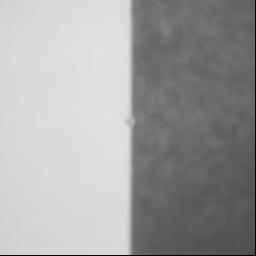
%> input picture Lab3/Matlab/HalfHolga.jpg, 256 x 256 px
$ octave Lab3.m   (GNU Octave 9; MATLAB toolbox functions it lacks are replaced by stand-ins)
%> lines starting %> are read from the running program, lines starting %| are printed output that depends on the picture
%% TNM087 - Labb 3
% Operations in the Fourier domain
% Christoffer Engelbrektsson & Johan Nordin
% MT3


%% Part 1: Comparison of different optical systems

%% A
% Gjorde dem till 3D
pictures(:,:,1) = rgb2gray(im2double(imread('HalfHolga.jpg')));
%> pictures: size 256x256 double; min 0, max 0.878, mean 0.632
pictures(:,:,2) = rgb2gray(im2double(imread('HalfCanon.jpg')));
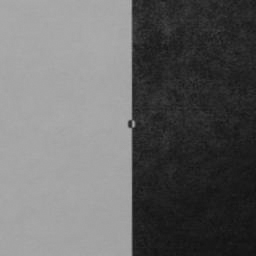
%> input picture Lab3/Matlab/HalfCanon.jpg, 256 x 256 px
pictures(:,:,3) = rgb2gray(im2double(imread('HalfSony.jpg')));
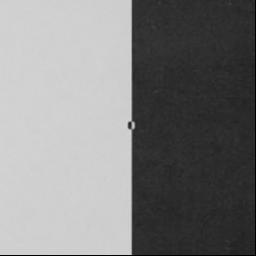
%> input picture Lab3/Matlab/HalfSony.jpg, 256 x 256 px
%> pictures: size 256x256x3 double
pictures(:,:,4) = rgb2gray(im2double(imread('HalfScanner.jpg')));
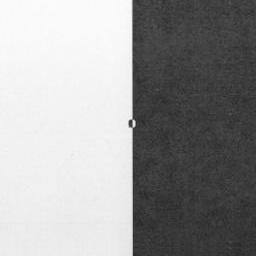
%> input picture Lab3/Matlab/HalfScanner.jpg, 256 x 256 px
%> pictures: size 256x256x4 double

% Normalize the images
pictures(:,:,1) = pictures(:,:,1)/ max(max(pictures(:,:,1)));
pictures(:,:,2) = pictures(:,:,2)/ max(max(pictures(:,:,2)));
pictures(:,:,3) = pictures(:,:,3)/ max(max(pictures(:,:,3)));
pictures(:,:,4) = pictures(:,:,4)/ max(max(pictures(:,:,4)));


%% B

EdgeHolga = pictures(1:51,:,1);
EdgeCanon = pictures(1:51,:,2);
EdgeScanner = pictures(1:51,:,3);
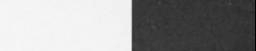
%> EdgeScanner: size 51x256 double; min 0, max 0.968, mean 0.596
EdgeSony =  pictures(1:51,:,4);


%% B-plot

figure;
subplot(1,4,1);
imshow(EdgeHolga);
subplot(1,4,2);
imshow(EdgeCanon);
subplot(1,4,3);
imshow(EdgeScanner);
subplot(1,4,4);
imshow(EdgeSony);

%% C

% sum
SumEdgeHolga = sum(EdgeHolga, 1);
%> SumEdgeHolga = 256 values, max 50.52 at index 105, min 0.129 at index 256, mean 37.58
SumEdgeCanon = sum(EdgeCanon, 1);
%> SumEdgeCanon = 256 values, max 49.53 at index 90, min 10.62 at index 254, mean 31.3
SumEdgeScanner = sum(EdgeScanner, 1);
%> SumEdgeScanner = 256 values, max 49.06 at index 18, min 0.166 at index 256, mean 30.42
SumEdgeSony = sum(EdgeSony, 1);
%> SumEdgeSony = 256 values, max 50.52 at index 9, min 12.36 at index 247, mean 32.42

% Anvands for att inte ligga till nya rader
Dimension = [0 1];

%
SumEdgeHolgaZeroPad = padarray(SumEdgeHolga,12*Dimension,0);
%> SumEdgeHolgaZeroPad = 280 values, max 50.52 at index 117, min 0 at index 1, mean 34.36
SumEdgeCanonZeroPad = padarray(SumEdgeCanon,12*Dimension,0);
%> SumEdgeCanonZeroPad = 280 values, max 49.53 at index 102, min 0 at index 1, mean 28.61
SumEdgeScannerZeroPad = padarray(SumEdgeScanner,12*Dimension,0);
%> SumEdgeScannerZeroPad = 280 values, max 49.06 at index 30, min 0 at index 1, mean 27.81
SumEdgeSonyZeroPad = padarray(SumEdgeSony,12*Dimension,0);
%> SumEdgeSonyZeroPad = 280 values, max 50.52 at index 21, min 0 at index 1, mean 29.64


%% D

% FFT
FFT1EdgeHolga = fftshift(fft(SumEdgeHolgaZeroPad));
FFT1EdgeCanon = fftshift(fft(SumEdgeCanonZeroPad));
FFT1EdgeScanner = fftshift(fft(SumEdgeScannerZeroPad));
FFT1EdgeSony = fftshift(fft(SumEdgeSonyZeroPad));


%% D-plot

figure;
subplot(1,3,1);
plot(abs(FFT1EdgeHolga));
legend('Abs')
subplot(1,3,2);
plot(real(FFT1EdgeHolga));
legend('Real')
title('FFT1EdgeHolga')
subplot(1,3,3);
plot(imag(FFT1EdgeHolga));
legend('Imag')
%> figure, not shown here; panel 1: curve peaks at x = 141, y = 9621.7; panel 3: curve peaks at x = 140, y = 2210.1

figure;
subplot(1,3,1);
plot(abs(FFT1EdgeCanon));
legend('Abs')
subplot(1,3,2);
plot(real(FFT1EdgeCanon));
legend('Real')
title('FFT1EdgeCanon')
subplot(1,3,3);
plot(imag(FFT1EdgeCanon));
legend('Imag')
%> figure, not shown here; panel 1: curve peaks at x = 141, y = 8011.7; panel 3: curve peaks at x = 140, y = 3229.9

figure;
subplot(1,3,1);
plot(abs(FFT1EdgeScanner));
legend('Abs')
subplot(1,3,2);
plot(real(FFT1EdgeScanner));
legend('Real')
title('FFT1EdgeScanner')
subplot(1,3,3);
plot(imag(FFT1EdgeScanner));
legend('Imag')
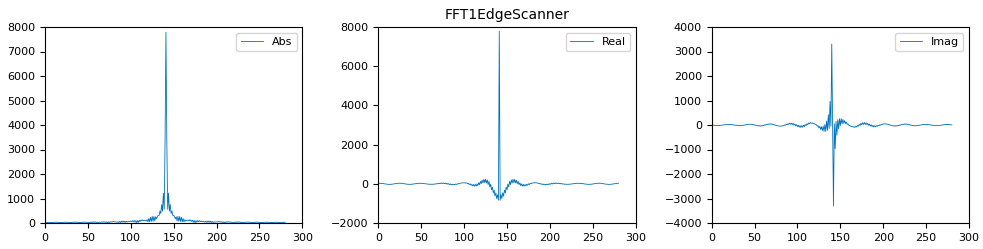
%> figure redrawn from the program's plot data, 3 panels; panel 1: curve peaks at x = 141, y = 7786.5; panel 3: curve peaks at x = 140, y = 3305.9

figure;
subplot(1,3,1);
plot(abs(FFT1EdgeSony));
legend('Abs')
subplot(1,3,2);
plot(real(FFT1EdgeSony));
legend('Real')
title('FFT1EdgeSony')
subplot(1,3,3);
plot(imag(FFT1EdgeSony));
legend('Imag')
%> figure, not shown here; panel 1: curve peaks at x = 141, y = 8298.4; panel 3: curve peaks at x = 140, y = 3260.6


%% E

% DC komponenten ar impulsen som sker vid frekvensen 0


%% F

% Varfor ar detta anvandbart?

% Lade till abs
NFFT1EdgeHolga = abs(FFT1EdgeHolga)/max(abs(FFT1EdgeHolga));
%> NFFT1EdgeHolga = 280 values, max 1 at index 141, min 0.00139 at index 7, mean 0.0139
NFFT1EdgeCanon = abs(FFT1EdgeCanon)/max(abs(FFT1EdgeCanon));
%> NFFT1EdgeCanon = 280 values, max 1 at index 141, min 0.00197 at index 71, mean 0.0167
NFFT1EdgeScanner = abs(FFT1EdgeScanner)/max(abs(FFT1EdgeScanner));
%> NFFT1EdgeScanner = 280 values, max 1 at index 141, min 0.0012 at index 107, mean 0.0172
NFFT1EdgeSony = abs(FFT1EdgeSony)/max(abs(FFT1EdgeSony));
%> NFFT1EdgeSony = 280 values, max 1 at index 141, min 0.00117 at index 105, mean 0.0167


%% G

% Viktfunktion
a =linspace(1,0,140);
b =linspace(0,1,141);
w = cat(2,a,b(2:141));

% Multiplicerar viktfunktionen med absolutbeloppet av skiftade
% fouriertransformen

% Tog bort abs f?r det finns tidigare nu
weightHolga = NFFT1EdgeHolga.*w;
%> weightHolga = 280 values, max 0.00714 at index 141, min 0 at index 140, mean 0.00203
weightCanon = NFFT1EdgeCanon.*w;
%> weightCanon = 280 values, max 0.00714 at index 141, min 0 at index 140, mean 0.00244
weightScanner = NFFT1EdgeScanner.*w;
%> weightScanner = 280 values, max 0.00714 at index 141, min 0 at index 140, mean 0.00254
weightSony = NFFT1EdgeSony.*w;
%> weightSony = 280 values, max 0.00714 at index 141, min 0 at index 140, mean 0.00245

disp('Sharpness of Holga:')
sum(weightHolga)
%> ans = 0.567
disp('Sharpness of Canon:')
sum(weightCanon)
%> ans = 0.682
disp('Sharpness of Scanner:')
sum(weightScanner)
%> ans = 0.711
disp('Sharpness of Sony:')
sum(weightSony)
%> ans = 0.686


%% H

% Adds padding aound the image
EdgeHolga2      = padarray(pictures(:,:,1),[128 128],0,'both');
EdgeCanon2      = padarray(pictures(:,:,2),[128 128],0,'both');
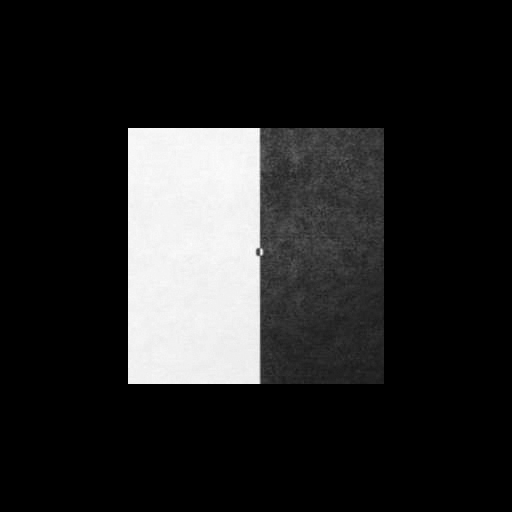
%> EdgeCanon2: size 512x512 double; min 0, max 1, mean 0.148
EdgeScanner2    = padarray(pictures(:,:,3),[128 128],0,'both');
EdgeSony2       = padarray(pictures(:,:,4),[128 128],0,'both');

% Compute fourier transform and shift
FFTEdgeHolga2 = abs(fftshift(fft2(EdgeHolga2)));
FFTEdgeCanon2 = abs(fftshift(fft2(EdgeCanon2)));
FFTEdgeScanner2 = abs(fftshift(fft2(EdgeScanner2)));
FFTEdgeSony2 = abs(fftshift(fft2(EdgeSony2)));


%% I

HolgaDC = FFTEdgeHolga2/FFTEdgeHolga2(257,257);
CanonDC = FFTEdgeCanon2/FFTEdgeCanon2(257,257);
ScannerDC = FFTEdgeScanner2/FFTEdgeScanner2(257,257);
SonyDC = FFTEdgeSony2/FFTEdgeSony2(257,257);


%% J

plot(HolgaDC(257,:));
%> figure, not shown here; panel 1: curve peaks at x = 141, y = 8298.4; panel 3: curve peaks at x = 257, y = 1
figure;
plot(CanonDC(257,:));
%> figure, not shown here; curve peaks at x = 257, y = 1
figure;
plot(ScannerDC(257,:));
%> figure, not shown here; curve peaks at x = 257, y = 1
figure;
plot(SonyDC(257,:));
%> figure, not shown here; curve peaks at x = 257, y = 1

%% K

N = 512;
[X,Y] = meshgrid((1:N));
[T,R] = cart2pol(X-N/2,Y-N/2);

SR = R ./ R(512/2-1,1);

QR = round((SR*100));

average_Holga = zeros(100,1);
average_Canon = zeros(100,1);
average_Scanner = zeros(100,1);
average_Sony = zeros(100,1);


for m=1:100
    % Create logical matrix Maskm for each value m
    Maskm = QR == m;

    % Sum the pixelvalues for each m in QR
    sum_Holga = sum(sum(Maskm.*HolgaDC));
    sum_Canon = sum(sum(Maskm.*CanonDC));
    sum_Scanner = sum(sum(Maskm.*ScannerDC));
    sum_Sony = sum(sum(Maskm.*SonyDC));

    % Count the number of elements of m in QR
    nr_objects = sum(sum(Maskm));

    average_Holga(m) = sum_Holga/nr_objects;
    average_Canon(m) = sum_Canon/nr_objects;
    average_Scanner(m) = sum_Scanner/nr_objects;
    average_Sony(m) = sum_Sony/nr_objects;
end
%> this loop made 100 passes
%> (sum_Holga, sum_Canon, sum_Scanner, sum_Sony) on passes 1 to 12: (5.79, 6.87, 6.81, 6.66), (3.45, 4.11, 4.07, 3.99), (1.51, 1.96, 1.92, 1.86), (1.45, 1.9, 1.88, 1.8), (1.19, 1.5, 1.47, 1.42), (1.34, 1.64, 1.63, 1.58), (0.949, 1.23, 1.2, 1.14), (0.777, 0.979, 0.968, 0.929), (0.982, 1.22, 1.21, 1.17), (0.663, 0.835, 0.841, 0.798), (0.702, 0.916, 0.92, 0.852), (0.575, 0.758, 0.749, 0.71)
%> after the loop, average_Canon = 100 values, max 0.172 at index 1, min 6.07e-05 at index 99, mean 0.00306; average_Holga = 100 values, max 0.145 at index 1, min 3.64e-05 at index 100, mean 0.00249; average_Scanner = 100 values, max 0.17 at index 1, min 5e-05 at index 97, mean 0.00302; average_Sony = 100 values, max 0.167 at index 1, min 5.35e-05 at index 99, mean 0.00295

norm_average_Holga = average_Holga / max(average_Holga);
%> norm_average_Holga = 100 values, max 1 at index 1, min 0.000252 at index 100, mean 0.0172
norm_average_Canon = average_Canon / max(average_Canon);
%> norm_average_Canon = 100 values, max 1 at index 1, min 0.000353 at index 99, mean 0.0178
norm_average_Scanner = average_Scanner / max(average_Scanner);
%> norm_average_Scanner = 100 values, max 1 at index 1, min 0.000293 at index 97, mean 0.0177
norm_average_Sony = average_Sony / max(average_Sony);
%> norm_average_Sony = 100 values, max 1 at index 1, min 0.000321 at index 99, mean 0.0177

%% K-plot

plot(norm_average_Holga)
title('Holga')
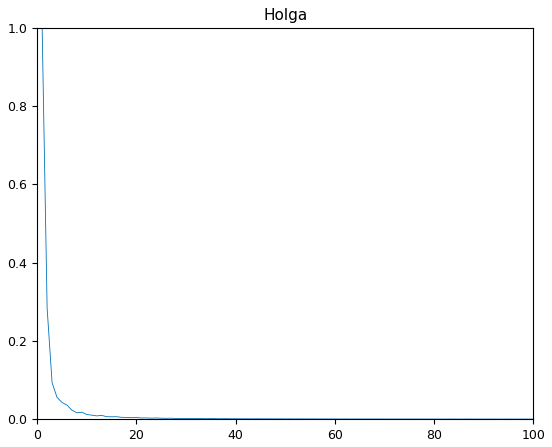
%> figure redrawn from the program's plot data; curve peaks at x = 1, y = 1

figure;
plot(norm_average_Canon)
title('Canon')
%> figure, not shown here; curve peaks at x = 1, y = 1

figure;
plot(norm_average_Scanner)
title('Scanner')
%> figure, not shown here; curve peaks at x = 1, y = 1

figure;
plot(norm_average_Sony)
title('Sony')
%> figure, not shown here; curve peaks at x = 1, y = 1


%% L

% Viktfunktion
a =linspace(1,0,50);
b =linspace(0,1,51);
w = cat(2,a,b(2:51));

% Multiplicerar viktfunktionen med absolutbeloppet av skiftade
% fouriertransformen

weightHolga = w*abs(norm_average_Holga);
%> weightHolga = 1.63
weightCanon = w*abs(norm_average_Canon);
%> weightCanon = 1.66
weightScanner = w*abs(norm_average_Scanner);
%> weightScanner = 1.66
weightSony = w*abs(norm_average_Sony);
%> weightSony = 1.66

disp('Sharpness of Holga:')
sum(weightHolga)
%> ans = 1.63
disp('Sharpness of Canon:')
sum(weightCanon)
%> ans = 1.66
disp('Sharpness of Scanner:')
sum(weightScanner)
%> ans = 1.66
disp('Sharpness of Sony:')
sum(weightSony)
%> ans = 1.66


%% Part 2: Autofocus with Fourier Transforms

%% A and B

load('winsuint8.mat');

sharpness = zeros(192,1);

N = 64;
[X,Y] = meshgrid((1:N));
[T,R] = cart2pol(X-N/2,Y-N/2);

SR = R ./ R(64/2-1,1);

% Kvantiserar
QR = round((SR*32));

average_FFTpatch = zeros(32,1);
weigth = zeros(192,1);

% Viktfunktion
a =linspace(1,0,16);
b =linspace(0,1,17);
w = cat(2,a,b(2:17));

for i = 1:192

   % Adds padding aound the image
   patch = padarray(winsuint8(:,:,i),[16 16],0,'both');

   FFTpatch = abs(fftshift(fft2(patch)));

   FFTpatchDC =  FFTpatch / (FFTpatch(33,33));

   for j=1:32

        Maskm = QR == j;

        % Sum the pixelvalues for each j in QR
        sum_FFTpatch = sum(sum(Maskm.*FFTpatchDC));

        % Summerar antal objekt i en viss radie
        nr_objects = sum(sum(Maskm));

        average_FFTpatch(j) = sum_FFTpatch/nr_objects;

   end

   norm_average_FFTpatch = average_FFTpatch / max(average_FFTpatch);

   % Viktar v鋜dena
   sharpness(i) = sum(w'.*abs(norm_average_FFTpatch));

end

plot(sharpness)
xlabel('Bilder')
ylabel('Skarpa')

disp('Sharpest images is:')
find(sharpness == max(sharpness(:)))
